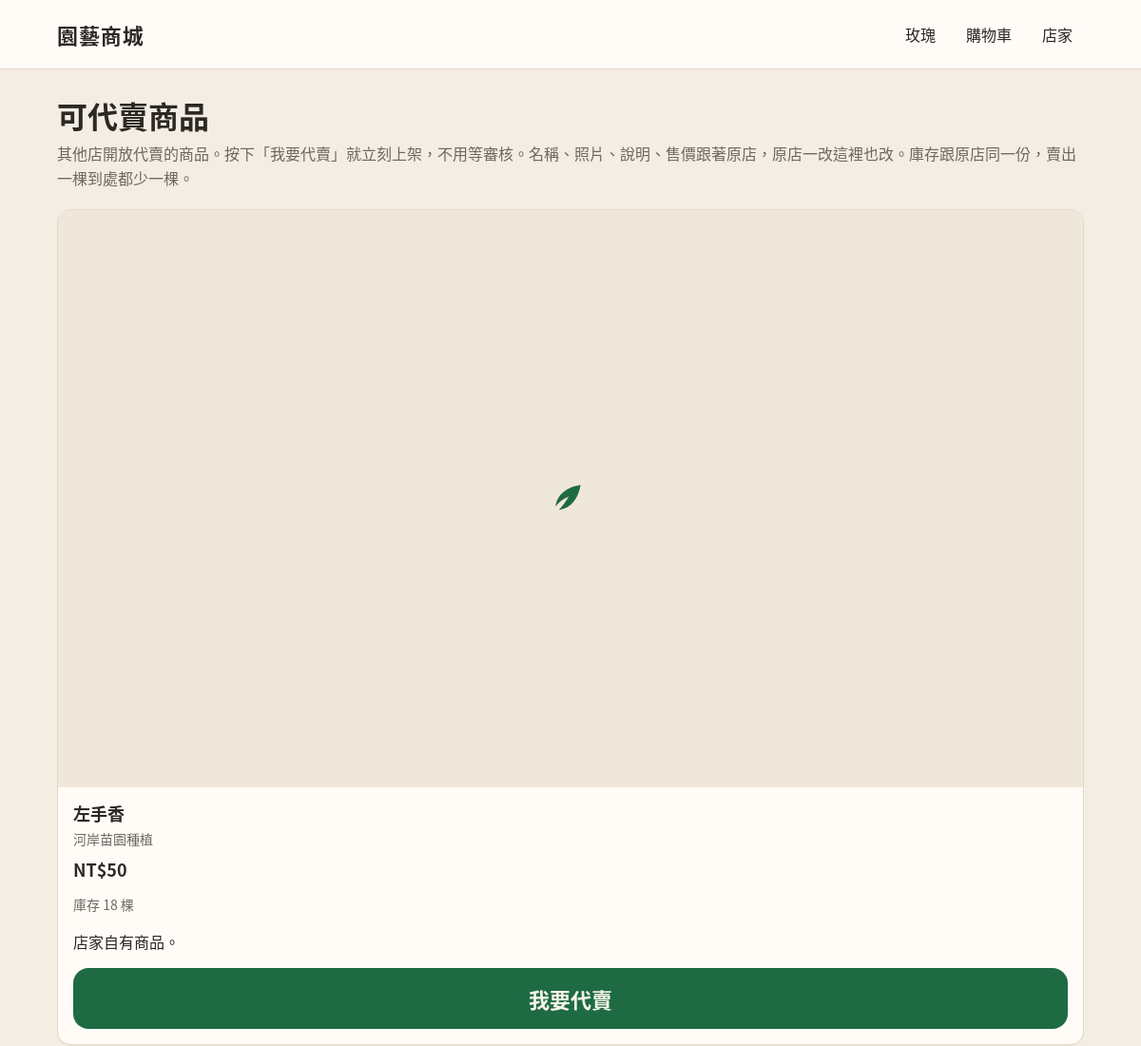
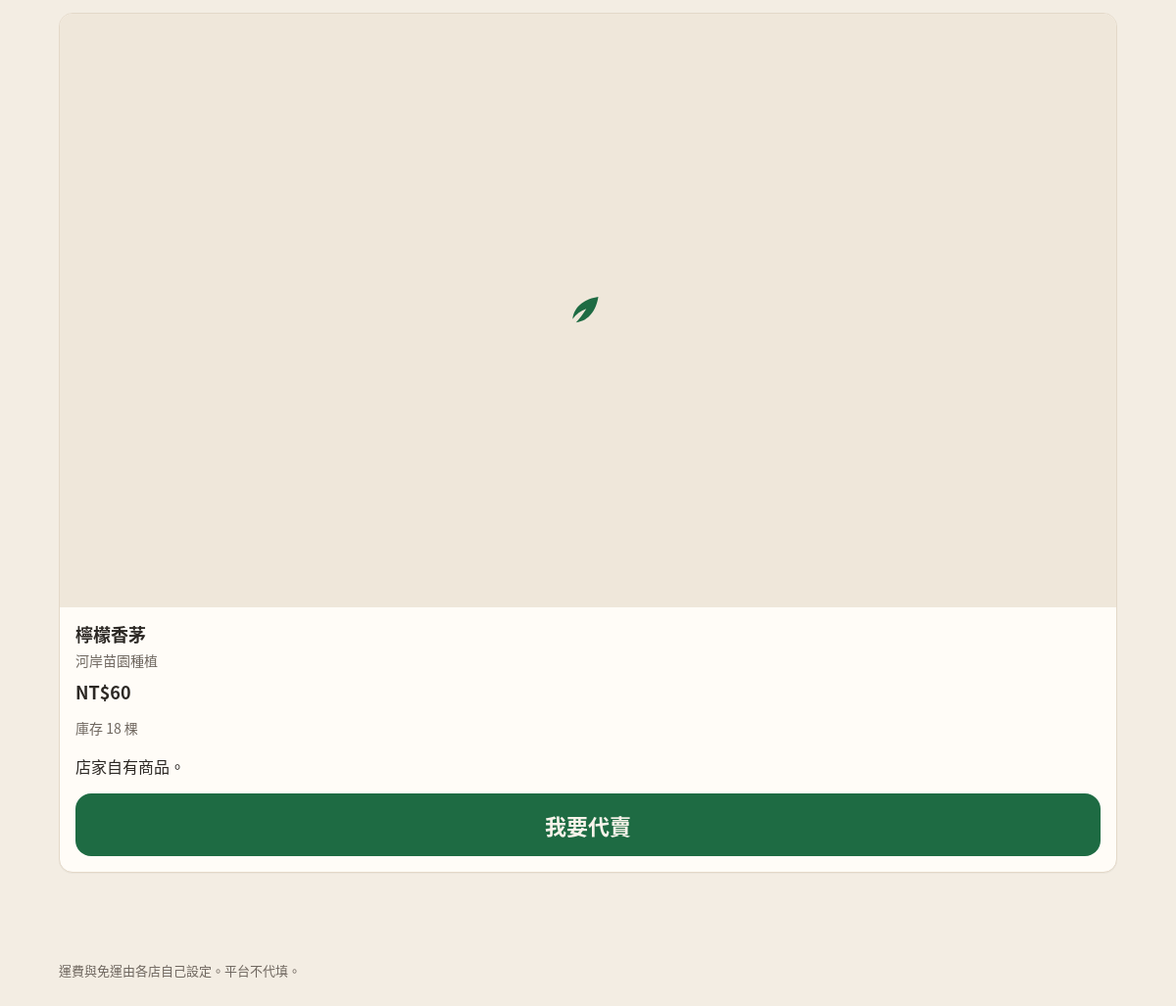
The page /vendor/consign (signed in) on the database its author committed (2 pictures, top to bottom).
### tables this page shows
CREATE TABLE vendors (
  id INTEGER PRIMARY KEY,
  name TEXT NOT NULL,
  login TEXT NOT NULL UNIQUE,
  password_hash TEXT NOT NULL,
  shipping_fee_twd INTEGER,
  free_shipping_min_twd INTEGER,
  created_at TEXT NOT NULL
);

### src/bootstrap.php (called while the page is built, shortened)
<?php
function garden_root(): string
{
    return dirname(__DIR__);
}
function db_path(): string
{
    $env = getenv('GARDEN_DB');
    return $env !== false && $env !== '' ? $env : garden_root() . '/data/garden.sqlite';
}
function db(): PDO
{
    $path = db_path();
    $pdo = new PDO('sqlite:' . $path, null, null, [
        PDO::ATTR_ERRMODE => PDO::ERRMODE_EXCEPTION,
        PDO::ATTR_DEFAULT_FETCH_MODE => PDO::FETCH_ASSOC,
    ]);
    $pdo->exec('PRAGMA foreign_keys = ON');
    ensure_schema($pdo);
    return $pdo;
}
function h(?string $value): string
{
    return htmlspecialchars((string) $value, ENT_QUOTES | ENT_SUBSTITUTE, 'UTF-8');
}
function money(int $n): string
{
    return 'NT$' . number_format($n);
}
function ensure_schema(PDO $pdo): void
{
    $defaults = [
        'multiplier_a' => '1.15',
        'retail_divisor' => '0.7',
        'round_to' => '10',
        'min_batch' => '1',
        'consign_stock_default' => '5',
    ];
    $ins = $pdo->prepare('INSERT OR IGNORE INTO settings (key, value) VALUES (?, ?)');
    foreach ($defaults as $k => $v) {
        $ins->execute([$k, $v]);
    }
    $cols = array_column($pdo->query('PRAGMA table_info(rose_varieties)')->fetchAll(), 'name');
    $pcols = array_column($pdo->query('PRAGMA table_info(products)')->fetchAll(), 'name');
}
function consignable_products(int $sellerVendorId): array
{
    $stmt = db()->prepare(<<<'SQL'
SELECT p.*, v.name AS vendor_name,
       (SELECT m.id FROM products m WHERE m.origin_product_id = p.id AND m.vendor_id = ? LIMIT 1) AS mine_id
FROM products p
JOIN vendors v ON v.id = p.vendor_id
WHERE p.consign_open = 1
  AND (p.origin_product_id IS NULL OR p.origin_product_id = 0)
  AND p.vendor_id != ?
  AND p.status = '上架'
ORDER BY v.name, p.name
SQL);
    $stmt->execute([$sellerVendorId, $sellerVendorId]);
    return $stmt->fetchAll();
}
function current_user(): ?array
{
    return $_SESSION['user'] ?? null;
}
function cart_items(): array
{
    return $_SESSION['cart'] ?? [];
}
function render(string $view, array $data = []): void
{
    $data['user'] = current_user();
    $data['cartCount'] = array_sum(cart_items());
    extract($data, EXTR_SKIP);
    include garden_root() . '/views/' . $view . '.php';
    include garden_root() . '/views/layout.php';
}

### views/vendor_consign.php (the view, shortened to what this page needs)
<h1>可代賣商品</h1>
<p class="lede">其他店開放代賣的商品。按下「我要代賣」就立刻上架，不用等審核。名稱、照片、說明、售價跟著原店，原店一改這裡也改。庫存跟原店同一份，賣出一棵到處都少一棵。</p>
<?php foreach ($products as $p): ?>
  <article class="card" style="margin-bottom:14px">
    <div class="photo" style="aspect-ratio:16/9;<?= !empty($p['photo']) ? "background-image:url('/" . h(ltrim($p['photo'], '/')) . "')" : '' ?>">
      <?php if (empty($p['photo'])) { include __DIR__ . '/icon.php'; } ?>
    </div>
    <div class="pad">
      <h2 class="name"><?= h($p['name']) ?></h2>
      <div class="meta"><?= h($p['vendor_name']) ?>種植</div>
      <div class="price"><?= money((int) $p['price_twd']) ?></div>
      <p class="meta">庫存 <?= (int) $p['stock'] ?> 棵<?= (int) $p['stock'] <= 0 ? '，目前完售' : '' ?></p>
      <?php if (!empty($p['description'])): ?><p><?= nl2br(h($p['description'])) ?></p><?php endif; ?>
      <?php if (!empty($p['mine_id'])): ?>
        <button class="btn big block" type="button" disabled>已在賣</button>
        <p class="meta"><a href="/product/<?= (int) $p['mine_id'] ?>">看商品頁</a></p>
      <?php else: ?>
        <form method="post" action="/vendor/consign">
          <button class="btn big block" type="submit">我要代賣</button>
        </form>
      <?php endif; ?>
    </div>
  </article>
<?php endforeach; ?>

### views/icon.php (shortened to what this page needs)
<svg class="icon" viewBox="0 0 24 24" aria-hidden="true">
  <path fill="#1e6b43" d="M5 19c8-1 12-8 13-15-7 1-14 5-15 13 2-3 5-5 8-6-2 3-4 6-6 8z"/>
</svg>

### public/assets/app.css (style rules this page uses)
:root { --cream: #f3ede3; --paper: #fffcf7; --ink: #2c2824; --muted: #6f675f; --line: #e3d8c8; --green: #1e6b43; --green-dark: #154e32; --warn: #8a3e2a; --shadow: 0 1px 0 rgba(44, 40, 36, 0.04); --radius: 14px; --gap: 16px; font-family: "Noto Sans CJK TC", "Noto Sans TC", "PingFang TC", "Microsoft JhengHei", sans-serif; }
* { box-sizing: border-box; }
html, body { margin: 0; padding: 0; background: var(--cream); color: var(--ink); }
body { min-height: 100vh; }
button, input, select, textarea { font: inherit; color: inherit; }
h1 { font-size: 32px; line-height: 1.25; margin: 0 0 8px; font-weight: 700; }
h2 { font-size: 22px; margin: 0 0 12px; }
.lede { color: var(--muted); margin: 0 0 20px; font-size: 16px; line-height: 1.6; }
.card { background: var(--paper); border: 1px solid var(--line); border-radius: var(--radius); box-shadow: var(--shadow); overflow: hidden; }
.photo { aspect-ratio: 1 / 1; background: #efe7da center/cover no-repeat; display: grid; place-items: center; }
.photo svg { width: 42px; height: 42px; }
.card .pad, .pad { padding: 14px 16px 16px; }
.name { font-size: 18px; font-weight: 700; margin: 0 0 4px; }
.meta { color: var(--muted); font-size: 14px; line-height: 1.5; }
.price { font-size: 18px; font-weight: 700; margin-top: 8px; }
.btn { display: inline-flex; align-items: center; justify-content: center; gap: 8px; background: var(--green); color: #f7f3ea; border: 0; border-radius: 12px; min-height: 48px; padding: 0 18px; text-decoration: none; font-weight: 700; cursor: pointer; }
.btn.block { width: 100%; }
.btn.big { min-height: 64px; font-size: 22px; border-radius: 16px; }
.icon { width: 22px; height: 22px; vertical-align: -4px; }

### rows shown on the page
vendors: name "左手香", name "河岸苗園", price_twd "NT$50", stock "18", description "店家自有商品。", name "檸檬香茅", price_twd "NT$60"
